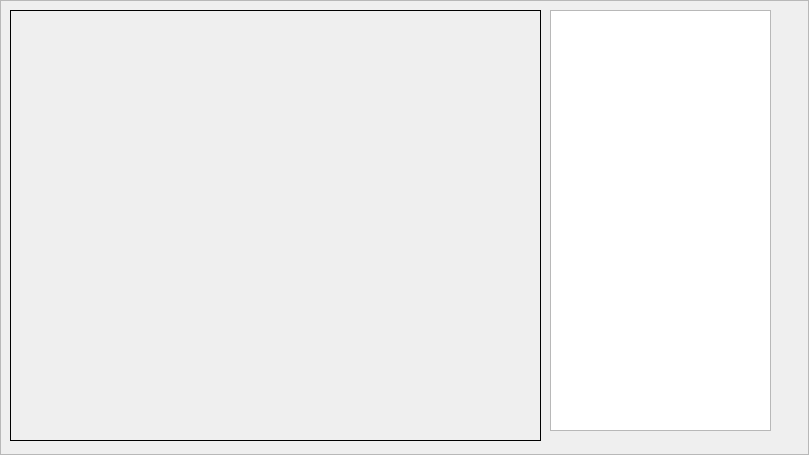
<?xml version="1.0" encoding="UTF-8"?>
<ui version="4.0">
 <class>Frame</class>
 <widget class="QFrame" name="Frame">
  <property name="geometry">
   <rect>
    <x>0</x>
    <y>0</y>
    <width>809</width>
    <height>455</height>
   </rect>
  </property>
  <property name="windowTitle">
   <string>Frame</string>
  </property>
  <property name="frameShape">
   <enum>QFrame::StyledPanel</enum>
  </property>
  <property name="frameShadow">
   <enum>QFrame::Raised</enum>
  </property>
  <widget class="QLabel" name="label_picture">
   <property name="geometry">
    <rect>
     <x>10</x>
     <y>10</y>
     <width>531</width>
     <height>431</height>
    </rect>
   </property>
   <property name="frameShape">
    <enum>QFrame::Box</enum>
   </property>
   <property name="text">
    <string/>
   </property>
  </widget>
  <widget class="QPlainTextEdit" name="plainTextEdit_info">
   <property name="geometry">
    <rect>
     <x>550</x>
     <y>10</y>
     <width>221</width>
     <height>421</height>
    </rect>
   </property>
  </widget>
 </widget>
 <resources/>
 <connections/>
</ui>
